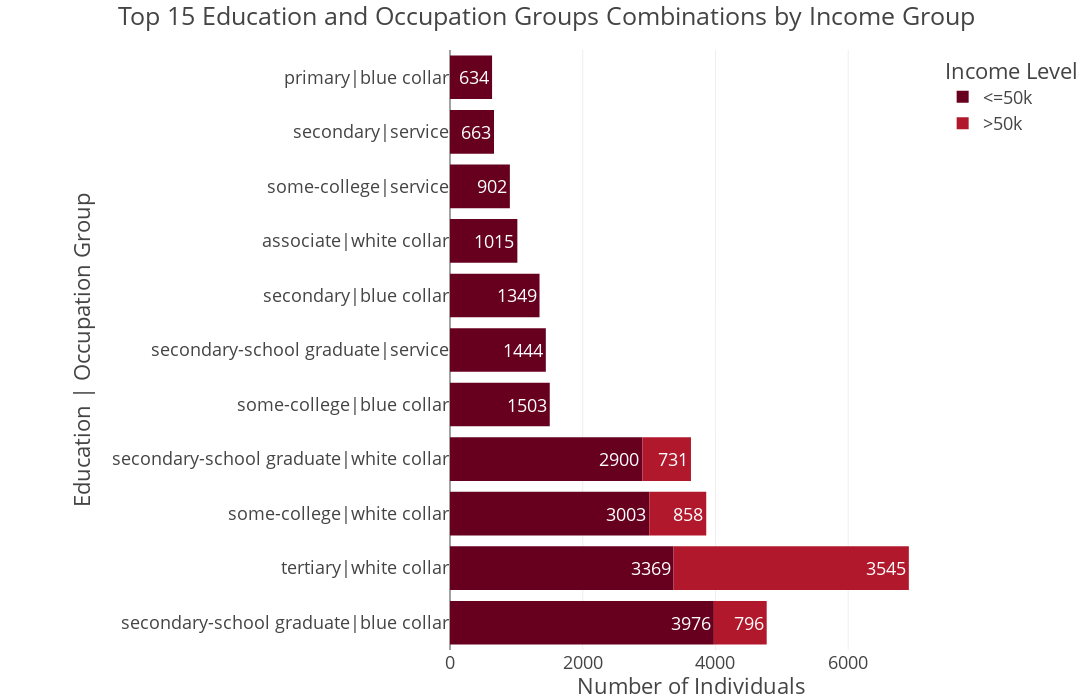

The code cell stored with this chart in its notebook:
### Code cell
num = 15
adult_df_combos = adult_df_income_edu_occ.head(num)
fig = px.bar(
    adult_df_combos,
    x = 'total',
    y = 'edu_occ',
    color = 'income',
    orientation = 'h',
    title = f'Top {num} Education and Occupation Groups Combinations by Income Group',
    # barmode = 'group', 
    height = 700,
    width=1100,
    color_discrete_sequence=px.colors.sequential.RdBu,
    text = 'total'
)
fig.update_layout(template="presentation", 
                  xaxis_title='Number of Individuals', 
                  yaxis_title='Education | Occupation Group', 
                  legend_title=dict(text='Income Level'),
                  margin=dict(l=450, r=50, t=50, b=50),
                  paper_bgcolor = "rgba(0, 0, 0, 0)", 
                  plot_bgcolor = "rgba(0, 0, 0, 0)")
fig.update_traces(textposition='inside')
fig.show()
fig.write_image(os.path.join(results_dir, 'income_distribution_by_eduandocc_bar_plot.jpg'))
fig.write_image(os.path.join(results_dir, 'income_distribution_by_eduandocc_bar_plot.png'))
fig.write_html(os.path.join(results_dir, 'income_distribution_by_eduandocc_bar_plot.html'))

### Figure 1 — Plotly figure (JSON) as saved in the notebook; plotly's stock layout.template omitted (floating-point values rounded to 4 significant figures)
{"data": [{"hovertemplate": "income=<=50k<br>total=%{text}<br>edu_occ=%{y}<extra></extra>", "legendgroup": "<=50k", "marker": {"color": "rgb(103,0,31)", "pattern": {"shape": ""}}, "name": "<=50k", "orientation": "h", "showlegend": true, "text": [3976.0, 3369.0, 3003.0, 2900.0, 1503.0, 1444.0, 1349.0, 1015.0, 902.0, 663.0, 634.0], "textposition": "inside", "type": "bar", "x": [3976, 3369, 3003, 2900, 1503, 1444, 1349, 1015, 902, 663, 634], "xaxis": "x", "y": ["secondary-school graduate|blue collar", "tertiary|white collar", "some-college|white collar", "secondary-school graduate|white collar", "some-college|blue collar", "secondary-school graduate|service", "secondary|blue collar", "associate|white collar", "some-college|service", "secondary|service", "primary|blue collar"], "yaxis": "y"}, {"hovertemplate": "income=>50k<br>total=%{text}<br>edu_occ=%{y}<extra></extra>", "legendgroup": ">50k", "marker": {"color": "rgb(178,24,43)", "pattern": {"shape": ""}}, "name": ">50k", "orientation": "h", "showlegend": true, "text": [3545.0, 858.0, 796.0, 731.0], "textposition": "inside", "type": "bar", "x": [3545, 858, 796, 731], "xaxis": "x", "y": ["tertiary|white collar", "some-college|white collar", "secondary-school graduate|blue collar", "secondary-school graduate|white collar"], "yaxis": "y"}], "layout": {"barmode": "relative", "height": 700, "legend": {"title": {"text": "Income Level"}, "tracegroupgap": 0}, "margin": {"b": 50, "l": 450, "r": 50, "t": 50}, "paper_bgcolor": "rgba(0, 0, 0, 0)", "plot_bgcolor": "rgba(0, 0, 0, 0)", "title": {"text": "Top 15 Education and Occupation Groups Combinations by Income Group"}, "width": 1100, "xaxis": {"anchor": "y", "autorange": true, "domain": [0, 1], "range": [0, 7278.0], "title": {"text": "Number of Individuals"}, "type": "linear"}, "yaxis": {"anchor": "x", "autorange": true, "domain": [0, 1], "range": [-0.5, 10.5], "title": {"text": "Education | Occupation Group"}, "type": "category"}}}
